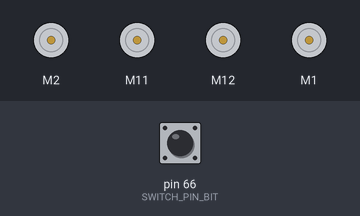
Bench run of a sketch on a simulated Arduino Mega 2560, built with avr-gcc and run on an emulated ATmega2560. On the bench: 4 × DC motor (green arrow = forward, orange = backward, longer = faster). Inputs (shaded band) come from the test bench; at power-on: pin 66 (SWITCH_PIN_BIT) HIGH.

Above: at 1.2 s.
1.3 s: pin 66 (SWITCH_PIN_BIT) pulled LOW for 0.15 s
At 1.7 s:
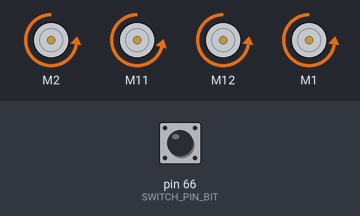
Timing chart, 0 to 4.3 s (numbered marks = the images above; inputs shaded):
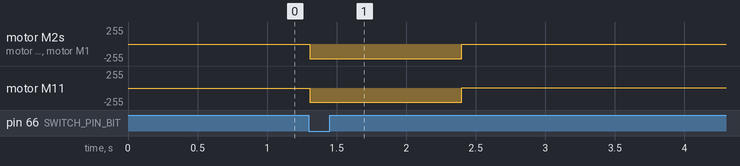

The sketch:

Reto_FreeRTOS_Mbot.ino
```cpp
#include <MeMegaPi.h>
#include <Arduino_FreeRTOS.h>
#include "queue.h"
#include "semphr.h"

// Definición de Baudrate para registros UART0 del ATmega2560
#define F_CPU 16000000UL
#define USART_BAUDRATE 9600
#define UBRR_VALUE (((F_CPU / (USART_BAUDRATE * 16UL))) - 1)

// Mapeo del pin A12 en el ATmega2560 (Puerto K, bit 4 //-> PCINT20)
#define SWITCH_PIN_BIT   PK4
#define SWITCH_DDR       DDRK
#define SWITCH_PORT      PORTK
#define SWITCH_PIN_REG   PINK

// Instancias de actuadores (De la librería MeMegaPi)
MeMegaPiDCMotor motor_1(1);
MeMegaPiDCMotor motor_9(9);
MeMegaPiDCMotor motor_2(2);
MeMegaPiDCMotor motor_10(10);

int16_t velocidad_base = 80; // Velocidad de avance constante (vy)

// --- Handles de FreeRTOS ---
QueueHandle_t xAngleQueue;
SemaphoreHandle_t xEmergencySemaphore;

// Prototipos de funciones
void vMoveControlTask(void *pvParameters);
void vUARTCommunicationTask(void *pvParameters);
void move_control(int16_t vx, int16_t vy, int16_t vw);
void USART_Transmit_String(const char *pdata);
int16_t aplicar_constraints(int16_t velocidad);

void motor_foward_left_run(int16_t speed)  { motor_10.run(-speed); }
void motor_foward_right_run(int16_t speed) { motor_1.run(speed); }
void motor_back_left_run(int16_t speed)    { motor_2.run(-speed); }
void motor_back_right_run(int16_t speed)   { motor_9.run(speed); }

void setup() {
    // 1. Configuración del puerto serial UART0 por registros
    UBRR0H = (uint8_t)(UBRR_VALUE >> 8);
    UBRR0L = (uint8_t)UBRR_VALUE;
    UCSR0C = (1 << UCSZ01) | (1 << UCSZ00);
    UCSR0B |= (1 << RXEN0) | (1 << TXEN0);

    // 2. Configuración de Pin A12 (PK4) como entrada con Pull-Up
    SWITCH_DDR &= ~(1 << SWITCH_PIN_BIT);
    SWITCH_PORT |= (1 << SWITCH_PIN_BIT);

    // 3. Inicialización de objetos FreeRTOS
    xAngleQueue = xQueueCreate(5, sizeof(int16_t));
    xEmergencySemaphore = xSemaphoreCreateBinary();

    // 4. Configuración de la Interrupción PCINT2
    if(xEmergencySemaphore != NULL) {
        // Habilitar grupo de interrupciones 2 (Puerto K)
        PCICR |= (1 << PCIE2);
        // Habilitar interrupción específica PCINT20 (Pin A12)
        PCMSK2 |= (1 << PCINT20);
    }

    // Ajustes de temporizadores originales para los PWM del MeMegaPi
    TCCR1A = _BV(WGM10);
    TCCR1B = _BV(CS11) | _BV(WGM12);
    TCCR2A = _BV(WGM21) | _BV(WGM20);
    TCCR2B = _BV(CS21);

    // 5. Creación de tareas
    if (xAngleQueue != NULL && xEmergencySemaphore != NULL) {
        xTaskCreate(vMoveControlTask, "MOVE CONTROL", 192, NULL, 2, NULL);
        xTaskCreate(vUARTCommunicationTask, "UART COMM", 192, NULL, 1, NULL);
    }

    // Habilitar interrupciones globales
    sei();
}

// ISR (Rutina de Interrupción) para el grupo PCINT2_vect (Puerto K / Pin A12)
ISR(PCINT2_vect) {
    // Verificar si el pin A12 está en estado LOW (switch presionado)
    if (!(SWITCH_PIN_REG & (1 << SWITCH_PIN_BIT))) {
        BaseType_t xHigherPriorityTaskWoken = pdFALSE;

        // Entregar semáforo desde la interrupción
        xSemaphoreGiveFromISR(xEmergencySemaphore, &xHigherPriorityTaskWoken);

        // Forzar cambio de contexto si se despertó una tarea de mayor prioridad
        if (xHigherPriorityTaskWoken == pdTRUE) {
            taskYIELD();
        }
    }
}

// Tarea 1: Control cinemático (Handler Task para la interrupción)
void vMoveControlTask(void *pvParameters) {
    int16_t angulo_recibido = 0;

    while(1) {
        // A) Revisar Semáforo de Emergencia (Giro 180°)
        if (xSemaphoreTake(xEmergencySemaphore, 0) == pdPASS) {
            // Rutina de 180° activada instantáneamente
            move_control(0, 0, 80);
            vTaskDelay(pdMS_TO_TICKS(1100)); // Retardo no bloqueante

            move_control(0, 0, 0);
            vTaskDelay(pdMS_TO_TICKS(200));

            // Limpiar la cola para desechar comandos enviados durante el giro
            xQueueReset(xAngleQueue);
        }

        // B) Leer comandos de dirección desde la Cola (Enviados por UART)
        if (xQueueReceive(xAngleQueue, &angulo_recibido, pdMS_TO_TICKS(20)) == pdPASS) {
            int16_t vy = velocidad_base;
            int16_t vw = angulo_recibido; // El ángulo de la cámara se traduce a velocidad angular

            move_control(0, vy, vw);
        }
    }
}

// Tarea 2: Recepción UART segura y sin bloqueos
void vUARTCommunicationTask(void *pvParameters) {
    char rxBuffer[16];
    uint8_t bufferIdx = 0;

    while(1) {
        // Revisa si hay nuevo dato RX en UART
        if((UCSR0A & (1 << RXC0)) != 0) {
            char incomingByte = UDR0;

            // Salto de línea indica fin del dato enviado desde Python
            if (incomingByte == '\n' || incomingByte == '\r' || bufferIdx >= 15) {
                if (bufferIdx > 0) {
                    rxBuffer[bufferIdx] = '\0';

                    // Convertir el string recibido a entero (ángulo de conducción)
                    int16_t angulo_conduccion = atoi(rxBuffer);

                    // Enviar dato procesado a la Queue
                    xQueueSend(xAngleQueue, &angulo_conduccion, 0);

                    // Transmisión de validación a la Jetson Nano / PC
                    char txBuffer[30];
                    sprintf(txBuffer, "OK-> Angulo: %d\r\n", angulo_conduccion);
                    USART_Transmit_String(txBuffer);

                    bufferIdx = 0; // Reiniciar buffer
                }
            } else {
                rxBuffer[bufferIdx++] = incomingByte;
            }
        }

        // Bloqueo ligero para evitar inanición de CPU
        vTaskDelay(pdMS_TO_TICKS(5));
    }
}

int16_t aplicar_constraints(int16_t velocidad) {
    if (velocidad > 255) return 255;
    if (velocidad < -255) return -255;
    return velocidad;
}

// Control cinemático
void move_control(int16_t vx, int16_t vy, int16_t vw) {
    vw = vw * 2.8;
    int16_t foward_left_speed  = vy + vx + vw;
    int16_t foward_right_speed = vy - vx - vw;
    int16_t back_left_speed    = vy - vx + vw;
    int16_t back_right_speed   = vy + vx - vw;

    foward_right_speed = foward_right_speed + 7; // Compensación física

    foward_left_speed  = aplicar_constraints(foward_left_speed);
    foward_right_speed = aplicar_constraints(foward_right_speed);
    back_left_speed    = aplicar_constraints(back_left_speed);
    back_right_speed   = aplicar_constraints(back_right_speed);

    motor_foward_left_run(foward_left_speed);
    motor_foward_right_run(foward_right_speed);
    motor_back_left_run(back_left_speed);
    motor_back_right_run(back_right_speed);
}

// Transmisión de UART nativa
void USART_Transmit_String(const char *pdata) {
    for (size_t i = 0; i < strlen(pdata); i++) {
        while(!(UCSR0A & (1 << UDRE0))); // Esperar a que el buffer esté vacío
        UDR0 = pdata[i];
    }
}

// loop vacío
void loop() {}
```

Measured:
- after the input at 1.3 s, motor M2, motor M12, motor M1: stopped → backward 224/255 at once, → stopped 1.1 s later; motor M11: stopped → backward 217/255 at once, → forward 7/255 1.1 s later
